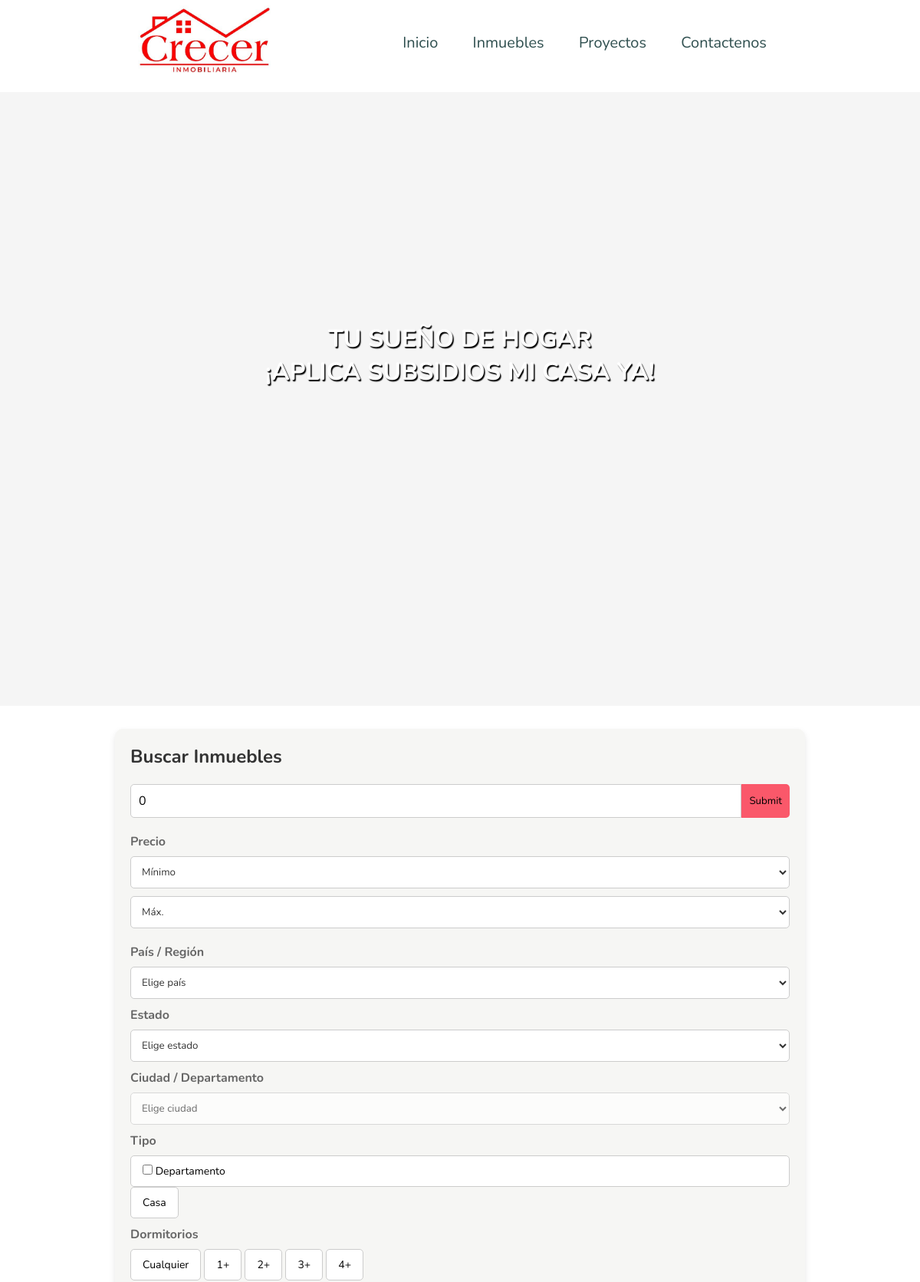
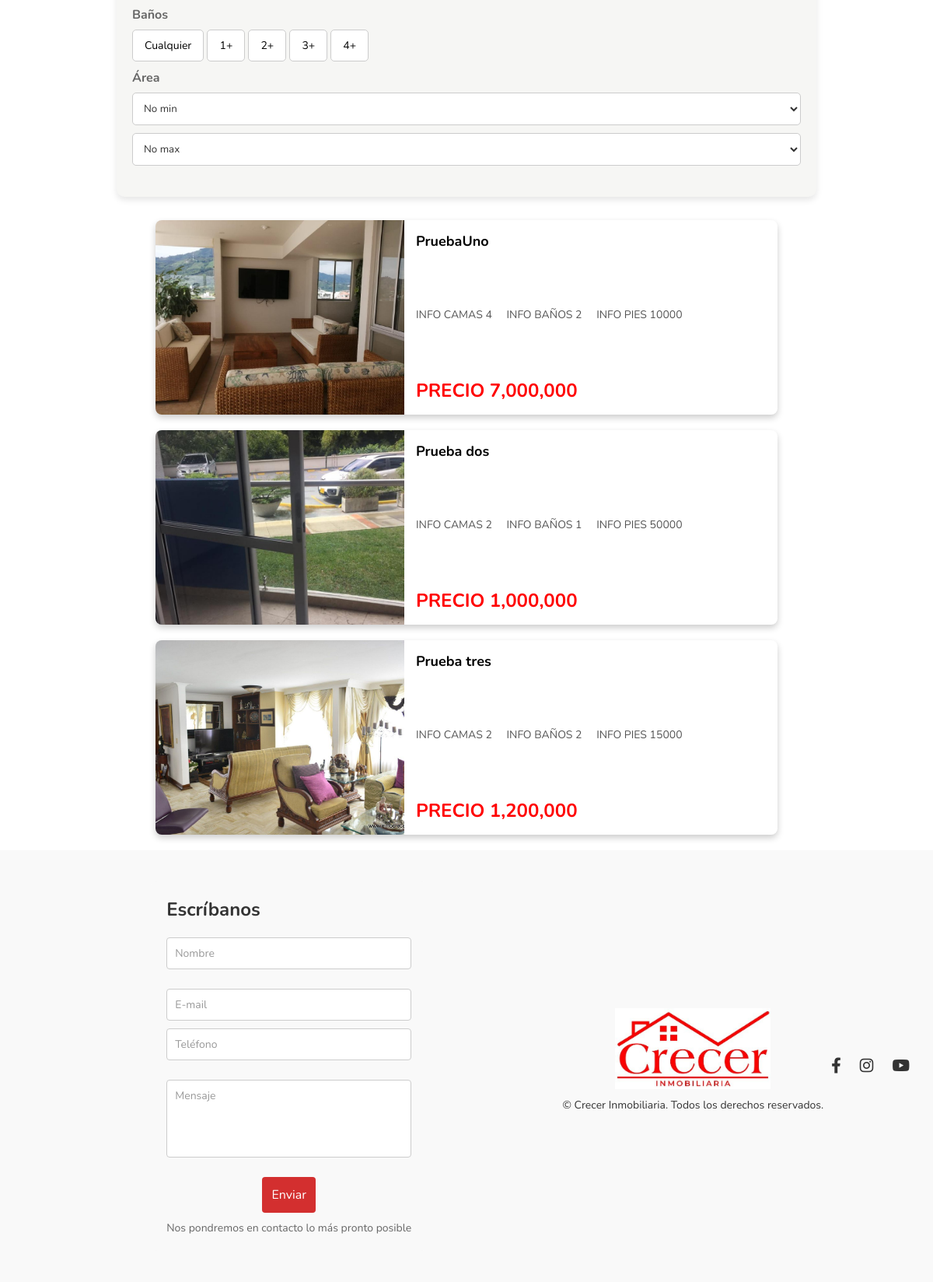
The page / on the database its author committed (2 pictures, top to bottom).
### Registo_Inicio/models.py (models this page shows, shortened)
class PublicacionInmobiliaria(models.Model):
    titulo = models.CharField(max_length=100)
    fecha = models.DateField(default="2005/08/09")
    precio = models.IntegerField(default=0)
    descripcion = models.TextField(default=0)
    imagenPrincipal = models.ImageField(upload_to='static/images/', default=None)
    tipoInmueble = models.CharField(default=TipoInmueble.casa, choices=TipoInmueble.choices, max_length = 50)
    numeroCamas = models.IntegerField(default=0)
    numeroBaños = models.IntegerField(default=0)
    tamaño = models.IntegerField(default=0)
    numeroDormitorios = models.IntegerField(default=0)
    ciudad = models.CharField(max_length=30, default='No tiene')

### paginaPrincipal/views.py (the view, shortened to what this page needs)
# urls.py: path('', include("paginaPrincipal.urls")),
def paginaPrincipal(request):
    publicaciones = PublicacionInmobiliaria.objects.all()
    if request.method == 'GET':
        if not publicaciones:
            print("Hola")
            contexto = {"publicaciones": None}
        else:
            print("Inagresa el else")
            contexto = {"publicaciones": publicaciones}
        return render(request, "index.html", contexto)

### paginaPrincipal/templates/index.html (shortened to what this page needs)
{% load static %}
{% load humanize %}
<!DOCTYPE html>
<html>
<head>
    <link rel="stylesheet" href="{% static 'stylepagprincipal.css' %}">
    <link rel="stylesheet" href="https://cdnjs.cloudflare.com/ajax/libs/font-awesome/6.0.0-beta3/css/all.min.css">
</head>
<body>
    <header class="Header">
        <div class="logo">
            <a href="index.html"><img src="../../static/imagenesWeb/WhatsApp-Image-2020-01-23-at-11.13.23.jpeg" alt="Logo de la navbar"></a>
        </div>
        <nav>
            <ul class="nav_links">
                <li><a href="{% url 'paginaPrincipal' %}">Inicio</a></li>
                <li><a href="{% url 'inmuebles' %}">Inmuebles</a></li>
                <li><a href="{% url 'vistaPrincipalProyectos' %}">Proyectos</a></li>
                <li><a href="{% url 'contactenos' %}">Contactenos</a></li>
            </ul>
        </nav>
    </header>
    <div class="div">
        <h1>
            TU SUEÑO DE HOGAR <br>
            ¡APLICA SUBSIDIOS MI CASA YA!
        </h1>
    </div>
    <div class="search-container">
        <h2>Buscar Inmuebles</h2>
        <form action="#" method="POST">
            <div class="input-group">
                <input type="text" placeholder="Nombre de la publicacion" class="search-bar" value="0" name="Buscar">
                <input type="submit" class="search-btn">
            </div>
            <div class="filters">
                <div class="filter">
                    <label for="min-price">Precio</label>
                    <select id="min-price">
                        <option name="precio_minimo">Mínimo</option>
                    </select>
                    <select id="max-price" name="precio_maximo">
                        <option>Máx.</option>
                    </select>
                </div>
                <div class="filter">
                    <label for="country">País / Región</label>
                    <select id="country">
                        <option value="">Elige país</option>
                    </select>
                </div>
                <div class="filter">
                    <label for="state">Estado</label>
                    <select id="state">
                        <option value="">Elige estado</option>
                    </select>
                </div>
                <div class="filter">
                    <label for="city">Ciudad / Departamento</label>
                    <select id="city" disabled>
                        <option value="">Elige ciudad</option>
                    </select>
                </div>
                <div class="filter">
                    <label>Tipo</label>
                    <div class="property-type">
                        <div class="prueba type-btn">
                            <input type="checkbox" value="Apartamento" class="type-btn" name="Departamento">
                            Departamento
                        </div>
                        <input type="button" value="Casa" class="type-btn">
                    </div>
                </div>
                <div class="filter">
                    <label>Dormitorios</label>
                    <div class="bedrooms">
                        <input type="button" value="Cualquier" class="bed-btn">
                        <input type="button" value="1+" class="bed-btn">
                        <input type="button" value="2+" class="bed-btn">
                        <input type="button" value="3+" class="bed-btn">
                        <input type="button" value="4+" class="bed-btn">
                    </div>
                </div>
                <div class="filter">
                    <label>Baños</label>
                    <div class="bedrooms">
                        <input type="button" value="Cualquier" class="bed-btn">
                        <input type="button" value="1+" class="bed-btn">
                        <input type="button" value="2+" class="bed-btn">
                        <input type="button" value="3+" class="bed-btn">
                        <input type="button" value="4+" class="bed-btn">
                    </div>
                </div>
                <div class="filter">
                    <label for="min-price">Área</label>
                    <select id="min-price">
                        <option value="">No min</option>
                    </select>
                    <select id="max-price">
                        <option value="">No max</option>
                    </select>
                </div>
            </div>
        </form>
    </div>
    {% for publicacion in publicaciones %}
        <div class="property-card">
            <div class="property-image">
                <a href="{% url 'publicacion' publicacion.id %}"><img src="{{publicacion.imagenPrincipal.url}}" alt="Imagen de la propiedad"></a>
            </div>
            <div class="property-details">
                <h3 class="property-title">{{publicacion.titulo}}</h3>
                <div class="property-features">
                    <span>INFO CAMAS {{publicacion.numeroCamas}}</span>
                    <span>INFO BAÑOS {{publicacion.numeroBaños}}</span>
                    <span>INFO PIES {{publicacion.tamaño}}</span>
                </div>
                <p class="property-price">PRECIO {{ publicacion.precio|intcomma }}</p>
            </div>
        </div>
    {% endfor %}
<footer>
    <div class="contact-container">
        <div class="contact-form">
            <h2>Escríbanos</h2>
            <form>
              <div class="form-group">
                <input type="text" placeholder="Nombre" required>
              </div>
              <div class="form-group">
                <input type="email" placeholder="E-mail" required>
                <input type="tel" placeholder="Teléfono" required>
              </div>
              <div class="form-group">
                <textarea placeholder="Mensaje" required></textarea>
              </div>
              <button type="submit" class="btn-submit">Enviar</button>
            </form>
            <p>Nos pondremos en contacto lo más pronto posible</p>
          </div>
        <div class="footer-container">
          <img src="../../static/imagenesWeb/WhatsApp-Image-2020-01-23-at-11.13.23.jpeg" alt="logo_footer">
          <p>© Crecer Inmobiliaria. Todos los derechos reservados.</p>
        </div>
        <div class="footer-social">
          <a href="#"><i class="fab fa-facebook-f" id="facebook"></i></a>
          <a href="#"><i class="fab fa-instagram" id="instagram"></i></a>
          <a href="#"><i class="fab fa-youtube" id="youtube"></i></a>
        </div>
    </div>
</footer>
</body>
</html>

### rows shown on the page
PublicacionInmobiliaria: imagenPrincipal (picture), titulo "PruebaUno", numeroCamas "4", numeroBaños "2", tamaño "10000", precio "7,000,000"
PublicacionInmobiliaria: imagenPrincipal (picture), titulo "Prueba dos", numeroCamas "2", numeroBaños "1", tamaño "50000", precio "1,000,000"
PublicacionInmobiliaria: imagenPrincipal (picture), titulo "Prueba tres", numeroCamas "2", numeroBaños "2", tamaño "15000", precio "1,200,000"
